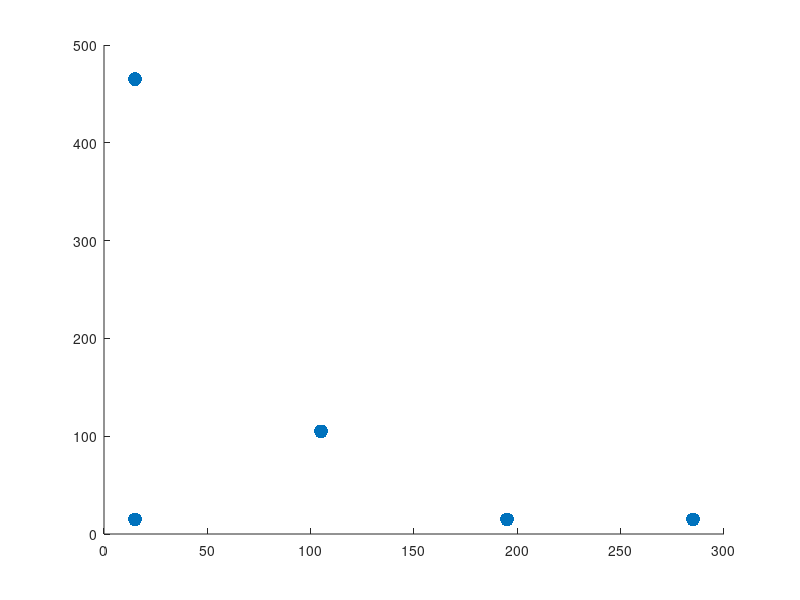

The MATLAB script that drew this image: (Note: this script raises an error after producing the figure.)
clc
% clear all

%%
lambda = 0.125; 
k = (2.*pi)./lambda; 
f = [1;0.25];
w = 1./f;
w = w/sum(w);
% xm = [15;195;285;105;15;15];
% ym = [15;15;15;105;195;465];
xm = [15;195;285;105;15];
ym = [15;15;15;105;465];
% xrec = [450.5;350.5];
% yrec = [495.5;495.5];
% xrec = [375.5;425.5];
% yrec = [495.5;425.5];
% xrec = [425.5;375.5];
% yrec = [425.5;495.5];
xrec = [375.5;375.5];
yrec = [375.5;495.5];
N_a = length(xm);
N_s = length(xrec);
rho = sqrt(xrec.^2+yrec.^2);
theta = atan(yrec./xrec);
xv = (0.5:1:499.5)';
yv = xv;
for i=1:N_s
    pos_x(i,1) = find(xv == xrec(i,1));
    pos_y(i,1) = find(yv == yrec(i,1));
end
for m=1:N_a
    if m==1
        load('amat_15_15.mat');load('pmat_15_15.mat');
    end
    if m==2
        load('amat_195_15.mat');load('pmat_195_15.mat');
    end
    if m==3
        load('amat_285_15.mat');load('pmat_285_15.mat');
    end
    if m==4
        load('amat_105_105.mat');load('pmat_105_105.mat');
    end
%     if m==5
%         load('amat_15_195.mat');load('pmat_15_195.mat');
%     end
    if m==5
        load('amat_15_465.mat');load('pmat_15_465.mat');
    end
    amat = amat/max(amat);
    amat = reshape(amat,500,500);
    pmat = reshape(pmat,500,500);
    for i=1:N_s
        gamma_amp(m,i) = 1/1*amat(pos_x(i,1),pos_y(i,1));
        gamma_ph(m,i) = 1/1*pmat(pos_x(i,1),pos_y(i,1));
    end
end
mu = 2;

%%
d = zeros(N_a,N_s);
zeta = zeros(N_a,N_s);
for m=1:N_a
    for i=1:N_s
        d(m,i) = norm([xm(m,:);ym(m,:)]-[xrec(i,:);yrec(i,:)]);
        zeta(m,i) = k*(xm(m,:)*cos(theta(i,:)) + ym(m,:)*sin(theta(i,:)) + d(m,i));
    end
end

%%
scatter(xm,ym,100,'filled')
hold on
scatter(xrec(1),yrec(1),100,'filled','d','g')
scatter(xrec(2),yrec(2),100,'filled','d','r')
grid on
set(gca, 'LineWidth', 5, 'FontSize', 35)
xlabel('x-coordinate')
ylabel('y-coordinate')
legend('T_x','R_x','Null R_x')
xlim([0 500])
ylim([0 500])
        
